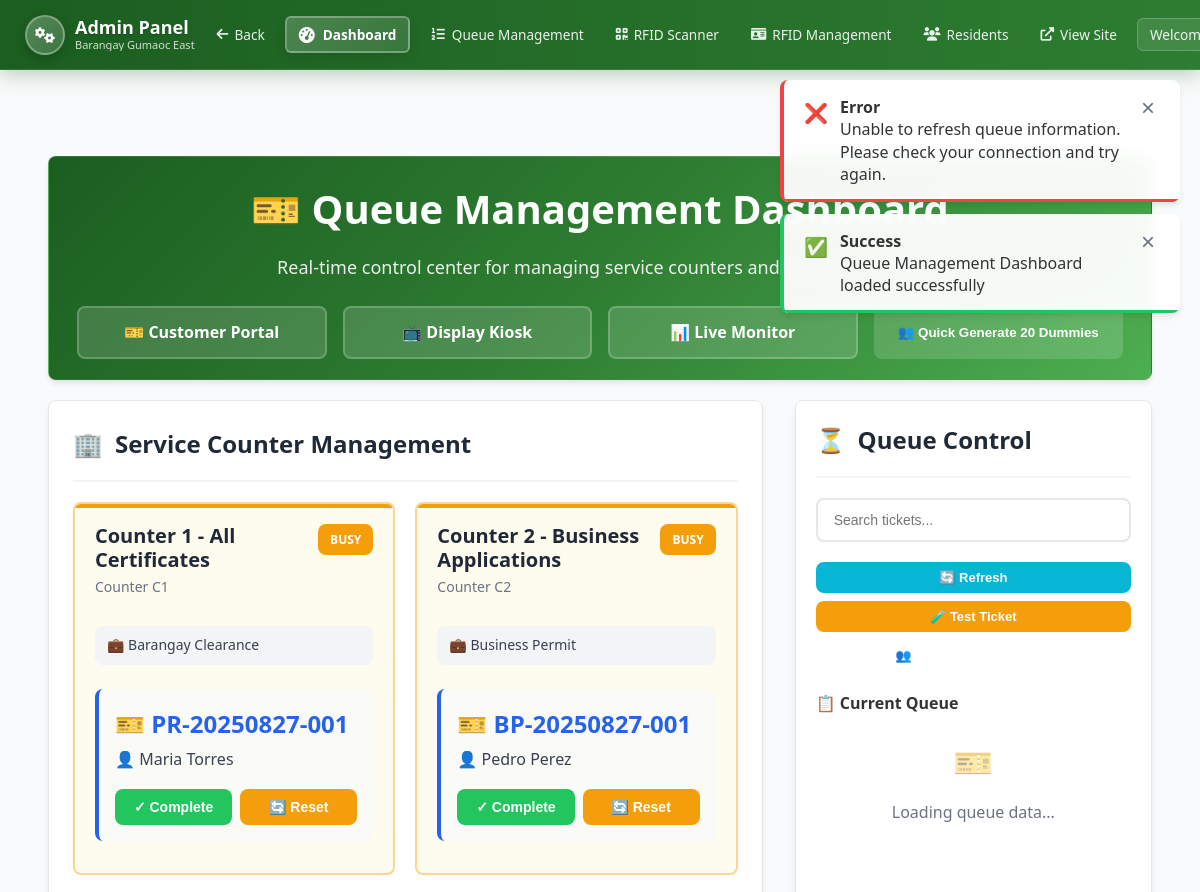
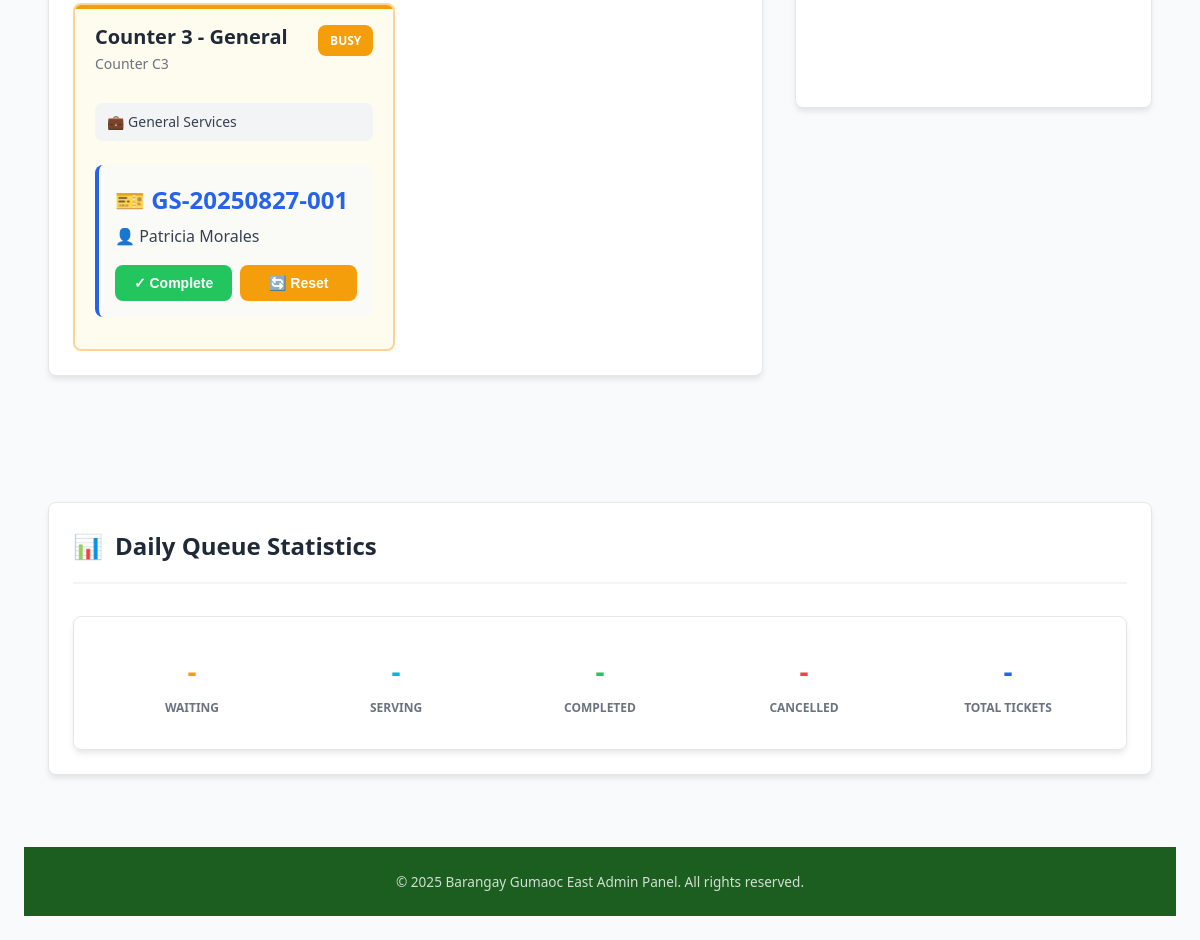
The page /admin/queue-admin.php (signed in) on the database its author committed (2 pictures, top to bottom).
### tables this page shows
CREATE TABLE `queue_counters` (
  `id` int(11) NOT NULL,
  `counter_number` varchar(10) NOT NULL,
  `counter_name` varchar(50) NOT NULL,
  `service_id` int(11) DEFAULT NULL,
  `operator_name` varchar(100) DEFAULT NULL,
  `is_active` tinyint(1) DEFAULT 1,
  `current_ticket_id` int(11) DEFAULT NULL,
  `last_called_at` timestamp NULL DEFAULT NULL,
  `created_at` timestamp NOT NULL DEFAULT current_timestamp(),
  `updated_at` timestamp NOT NULL DEFAULT current_timestamp() ON UPDATE current_timestamp()
);

CREATE TABLE `queue_services` (
  `id` int(11) NOT NULL,
  `service_name` varchar(100) NOT NULL,
  `service_code` varchar(10) NOT NULL,
  `description` text DEFAULT NULL,
  `estimated_time` int(11) DEFAULT 15 COMMENT 'Estimated time in minutes',
  `max_daily_capacity` int(11) DEFAULT 50,
  `is_active` tinyint(1) DEFAULT 1,
  `created_at` timestamp NOT NULL DEFAULT current_timestamp(),
  `updated_at` timestamp NOT NULL DEFAULT current_timestamp() ON UPDATE current_timestamp()
);

CREATE TABLE `queue_tickets` (
  `id` int(11) NOT NULL,
  `ticket_number` varchar(20) NOT NULL,
  `service_id` int(11) NOT NULL,
  `customer_name` varchar(100) NOT NULL,
  `mobile_number` varchar(20) DEFAULT NULL,
  `user_id` int(11) DEFAULT NULL,
  `purpose` text DEFAULT NULL,
  `priority_level` enum('normal','priority','urgent') DEFAULT 'normal',
  `status` enum('waiting','serving','completed','cancelled','no_show') DEFAULT 'waiting',
  `queue_position` int(11) DEFAULT NULL,
  `estimated_time` datetime DEFAULT NULL,
  `called_at` timestamp NULL DEFAULT NULL,
  `served_at` timestamp NULL DEFAULT NULL,
  `completed_at` timestamp NULL DEFAULT NULL,
  `served_by` varchar(100) DEFAULT NULL,
  `notes` text DEFAULT NULL,
  `created_at` timestamp NOT NULL DEFAULT current_timestamp(),
  `updated_at` timestamp NOT NULL DEFAULT current_timestamp() ON UPDATE current_timestamp()
);

### admin/queue-admin.php (the view, shortened to what this page needs)
<?php
include '../includes/db_connect.php';
$counters = $pdo->query("
    SELECT qc.*, qs.service_name, qt.ticket_number, qt.customer_name, qt.id as current_ticket_id
    FROM queue_counters qc
    LEFT JOIN queue_services qs ON qc.service_id = qs.id
    LEFT JOIN queue_tickets qt ON qc.current_ticket_id = qt.id
    WHERE qc.is_active = 1
    ORDER BY qc.counter_number
")->fetchAll();
include '../includes/admin_header.php';
?>
<div class="admin-main-content">
    <div class="dashboard-header">
        <h1>🎫 Queue Management Dashboard</h1>
        <p>Real-time control center for managing service counters and customer queue</p>
        <div class="header-actions">
            <a href="../pages/queue-ticket.php" class="header-action-btn" target="_blank">
                🎫 Customer Portal
            </a>
            <a href="../pages/queue-kiosk.php" class="header-action-btn" target="_blank">
                📺 Display Kiosk
            </a>
            <a href="queue-monitor.php" class="header-action-btn">
                📊 Live Monitor
            </a>
            <button onclick="generateDummyTickets()" class="header-action-btn" style="border: none; cursor: pointer;">
                👥 Quick Generate 20 Dummies
            </button>
        </div>
    </div>
    <div class="main-content">
        <div class="counter-section">
            <div class="section-title">
                <span>🏢</span>
                Service Counter Management
            </div>
            <div class="counters-grid">
                <?php foreach ($counters as $counter): ?>
                <div class="counter-card <?php echo $counter['current_ticket_id'] ? 'busy' : 'available'; ?>">
                    <div class="counter-header">
                        <div class="counter-info">
                            <h3><?php echo htmlspecialchars($counter['counter_name']); ?></h3>
                            <p>Counter <?php echo $counter['counter_number']; ?></p>
                        </div>
                        <div class="counter-status <?php echo $counter['current_ticket_id'] ? 'busy' : 'available'; ?>">
                            <?php echo $counter['current_ticket_id'] ? 'BUSY' : 'READY'; ?>
                        </div>
                    </div>
                    <div class="service-tag">
                        💼 <?php echo htmlspecialchars($counter['service_name']); ?>
                    </div>
                    <?php if ($counter['current_ticket_id']): ?>
                    <div class="current-ticket">
                        <div class="ticket-number">🎫 <?php echo htmlspecialchars($counter['ticket_number']); ?></div>
                        <div class="customer-name">👤 <?php echo htmlspecialchars($counter['customer_name']); ?></div>
                        <div class="counter-actions">
                            <button onclick="performCounterAction('complete_ticket', <?php echo $counter['id']; ?>)" class="btn btn-success">
                                ✓ Complete
                            </button>
                            <button onclick="performCounterAction('reset_counter', <?php echo $counter['id']; ?>)" class="btn btn-warning">
                                🔄 Reset
                            </button>
                        </div>
                    </div>
                    <?php endif; ?>
                </div>
                <?php endforeach; ?>
            </div>
        </div>
        <div class="queue-sidebar">
            <div class="section-title">
                <span>⏳</span>
                Queue Control
            </div>
            <div class="search-box">
                <input type="text" id="ticketSearch" placeholder="Search tickets...">
            </div>
            <div class="action-buttons">
                <button onclick="refreshData()" class="btn btn-info">
                    🔄 Refresh
                </button>
                <button onclick="performCounterAction('generate_test_ticket', 0)" class="btn btn-warning">
                    🧪 Test Ticket
                </button>
                <button onclick="generateDummyTickets()" class="btn btn-secondary">
                    👥 Generate 20 Dummies
                </button>
            </div>
            <div>
                <h4>📋 Current Queue</h4>
                <div id="waitingTicketsContainer">
                    <div style="text-align: center; color: var(--gray-500); padding: 20px;">
                        <div style="font-size: 2rem; margin-bottom: 12px; opacity: 0.5;">🎫</div>
                        <div>Loading queue data...</div>
                    </div>
                </div>
            </div>
        </div>
    </div>
</div>
<div class="admin-main-content" style="padding-top: 0; background: transparent; min-height: auto;">
    <div class="counter-section">
        <div class="section-title">
            <span>📊</span>
            Daily Queue Statistics
        </div>
        <div class="bottom-stats" id="statsContainer">
            <div class="stat-card waiting">
                <div class="stat-number">-</div>
                <div class="stat-label">Waiting</div>
            </div>
            <div class="stat-card serving">
                <div class="stat-number">-</div>
                <div class="stat-label">Serving</div>
            </div>
            <div class="stat-card completed">
                <div class="stat-number">-</div>
                <div class="stat-label">Completed</div>
            </div>
            <div class="stat-card cancelled">
                <div class="stat-number">-</div>
                <div class="stat-label">Cancelled</div>
            </div>
            <div class="stat-card total">
                <div class="stat-number">-</div>
                <div class="stat-label">Total Tickets</div>
            </div>
        </div>
    </div>
</div>
<div id="toastContainer" class="toast-container"></div>
<?php include '../includes/admin_footer.php'; ?>

### css/styles.css (style rules this page uses)
body { font-family: 'Roboto', sans-serif; margin: 0; padding: 0; background-color: #f4f7f9; color: #333; line-height: 1.6; }
.btn { display: inline-block; padding: 1rem 2rem; border-radius: 50px; text-decoration: none; font-weight: 600; font-size: 1rem; transition: all 0.3s ease; cursor: pointer; border: none; text-align: center; }

### includes/admin_header.php (style rules this page uses)
* { margin: 0; padding: 0; box-sizing: border-box; }
body { font-family: 'Segoe UI', Tahoma, Geneva, Verdana, sans-serif; background: linear-gradient(135deg, #ffffff 0%, #f0f8f0 20%, #e8f5e8 40%, #c8e6c9 70%, #a5d6a7 100%); background-attachment: fixed; min-height: 100vh; position: relative; }
body::before { content: ''; position: fixed; top: 0; left: 0; width: 100%; height: 100%; background-image: radial-gradient(circle at 20% 80%, rgba(27, 94, 32, 0.03) 0%, transparent 50%), radial-gradient(circle at 80% 20%, rgba(76, 175, 80, 0.03) 0%, transparent 50%), radial-gradient(circle at 40% 40%, rgba(255, 255, 255, 0.05) 0%, transparent 50%); pointer-events: none; z-index: -1; }
.admin-main-content { margin-top: 70px; min-height: calc(100vh - 70px); padding-top: 0; }

### rows shown on the page
queue_counters: counter_name "Counter 1 - All Certificates", counter_number "C1", service.service_name "Barangay Clearance", current_ticket.ticket_number "PR-20250827-001", current_ticket.customer_name "Maria Torres"
queue_counters: counter_name "Counter 2 - Business Applications", counter_number "C2", service.service_name "Business Permit", current_ticket.ticket_number "BP-20250827-001", current_ticket.customer_name "Pedro Perez"
queue_counters: counter_name "Counter 3 - General", counter_number "C3", service.service_name "General Services", current_ticket.ticket_number "GS-20250827-001", current_ticket.customer_name "Patricia Morales"
